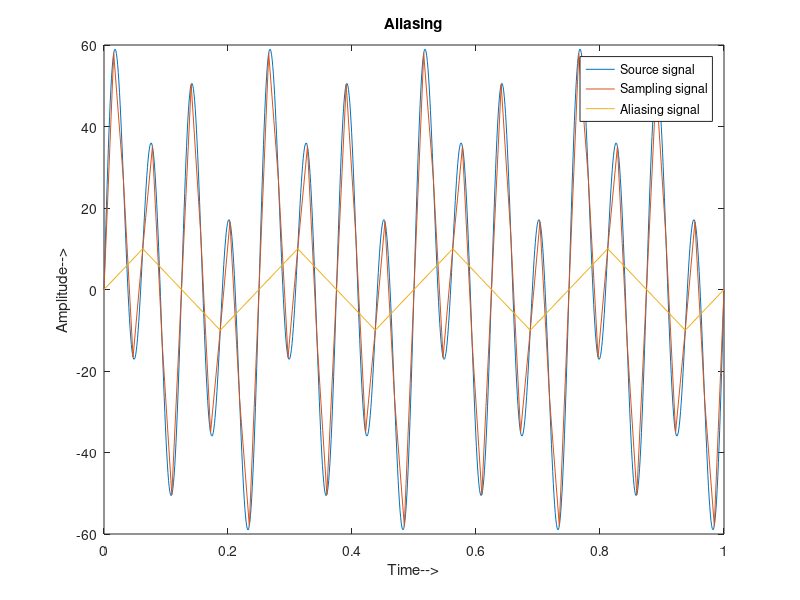

Write the MATLAB code that produced this figure.
%Frequecies
f1 = 4;
f2 = 8;
f3 = 16;
%Amplitudes
a1 = 10;
a2 = 20;
a3 = 40;
%time
tmin = 0;
tmax = 1;
t = linspace(tmin, tmax, 1000);
%Sinusoidal signals
x1 = a1*sin(2*pi*f1*t);
x2 = a2*sin(2*pi*f2*t);
x3 = a3*sin(2*pi*f3*t);
%Composite signal
x = x1 + x2 + x3;
%subplot(3,1,1);
plot(t, x);
hold on
xlabel('Time-->');
ylabel('Amplitude-->');
title('Composite signal');

%Sampling
Fs = 64;
Ts = 1/Fs;
nmin = ceil(tmin / Ts);
nmax = floor(tmax / Ts);
n = nmin : nmax;
x_sampled = a1*sin(2*pi*f1*n*Ts) + a2*sin(2*pi*f2*n*Ts) + a3*sin(2*pi*f3*n*Ts);
%subplot(3,1,2);
plot(n*Ts, x_sampled);
% hold on
% plot(n*Ts, x_sampled, '*');
% hold off
xlabel('Time-->');
ylabel('Amplitude-->');
title('Sampling');

%Aliasing
Fs1 = 16;
Ts1 = 1/Fs1;
nmin = ceil(tmin / Ts1);
nmax = floor(tmax / Ts1);
n = nmin : nmax;
x_sampled = a1*sin(2*pi*f1*n*Ts1) + a2*sin(2*pi*f2*n*Ts1) + a3*sin(2*pi*f3*n*Ts1);
%subplot(3,1,3);
plot(n*Ts1, x_sampled);
% hold on
% plot(n*Ts, x_sampled, '*');
% hold off
xlabel('Time-->');
ylabel('Amplitude-->');
title('Aliasing');
legend('Source signal', 'Sampling signal', 'Aliasing signal');
